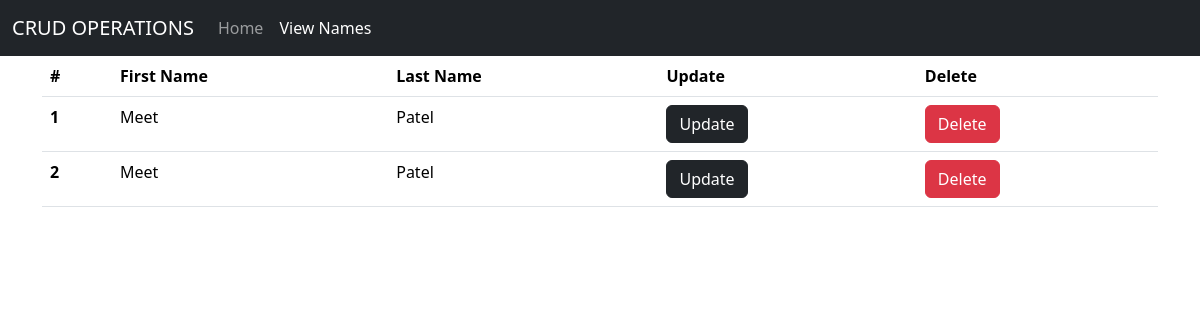
/view, run on the app's committed database.
### home/models.py (models this page shows, shortened)
class Details(models.Model):
    firstName = models.CharField(max_length=50)
    lastName = models.CharField(max_length=50)

### home/views.py (the view)
# urls.py: path('view', views.view, name='view'),
def view(request):
    allName = Details.objects.all()
    context = {'view': allName}
    return render(request, 'view.html', context)

### templates/view.html (shortened to what this page needs)
{% extends "index.html" %}
{% block content %}
<table class="table">
    <thead>
        <tr>
            <th class="id" scope="col">#</th>
            <th scope="col">First Name</th>
            <th scope="col">Last Name</th>
            <th scope="col">Update</th>
            <th scope="col">Delete</th>
        </tr>
    </thead>
    <tbody>
        {% for i in view %}
        <tr>
            <th scope="row">{{ forloop.counter }}</th>
            <td>{{ i.firstName }}</td>
            <td>{{ i.lastName }}</td>
            <td>
                <button type="button" class="btn btn-dark">
                    <a href="{% url 'update_records' i.pk %}">Update</a>
                </button>
            </td>
            <td>
                <button type="button" class="btn btn-danger">
                    <a href="{% url 'delete_records' i.pk %}">Delete</a>
                </button>
            </td>
        </tr>
        {% endfor %}
    </tbody>
</table>
{% endblock %}

### templates/view.html (style rules this page uses)
a { text-decoration: none; color: white; }

### data on the page
Details: firstName "Meet", lastName "Patel"
Details: firstName "Meet", lastName "Patel"
